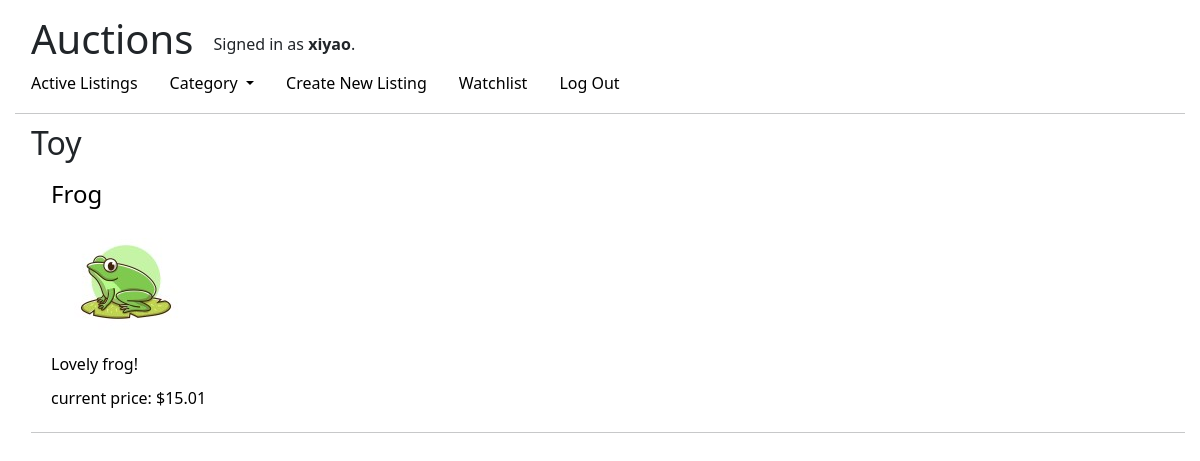
The page /category/Toy (signed in) on the database its author committed.
### auctions/models.py (models this page shows, shortened)
class User(AbstractUser):
    pass
    watchlist = models.ManyToManyField('AuctionListing', related_name="watchers", null=True, blank=True)

class Category(models.Model):
    name = models.CharField(max_length=64)

class AuctionListing(models.Model):
    owner = models.ForeignKey(User, on_delete=models.CASCADE, related_name="listings")
    title = models.CharField(max_length=64)
    description = models.CharField(max_length=500)
    image = models.ImageField(upload_to="auctions", null=True, blank=True)
    comments = models.ManyToManyField(Comment, related_name="listing", null=True, blank=True)
    starting_bid = models.DecimalField(decimal_places=2, max_digits=6)
    active = models.BooleanField(default=True)
    categories = models.ManyToManyField(Category, related_name="listings")

class Bid(models.Model):
    bid_maker = models.ForeignKey(User, on_delete=models.CASCADE, related_name="bids")
    listing = models.ForeignKey(AuctionListing, on_delete=models.CASCADE, related_name="bids")
    price = models.DecimalField(decimal_places=2, max_digits=7)

### auctions/views.py (the view)
# urls.py: path("category/<str:category_name>", views.category, name="category"),
def category(request, category_name):
    if not Category.objects.filter(name=category_name).exists():
        return HttpResponseRedirect(reverse_with_message("index", "The category does not exist"))
    category = Category.objects.get(name=category_name)
    listings = category.listings.all()
    new_listings = get_listing_set(listings)
    return render(request, "auctions/index.html", {
        "title": category_name,
        "listings": new_listings
    })

### auctions/helper.py (called while the page is built)
def get_listing_set(listings):
    new_listings = []
    for i in range(len(listings)):
        listing = listings[i]
        bid_num = listing.bids.count()
        if bid_num == 0:
            highest_bid = listing.starting_bid
        else:
            highest_bid = listing.bids.order_by("-price").first().price
        new_listings.append({
            "listing": listing,
            "highest_bid": highest_bid
        })
    return new_listings

### auctions/templates/auctions/index.html (shortened to what this page needs)
{% extends "auctions/layout.html" %}
{% block body %}
    <h2>{{ title }}</h2>
    {% for listing_set in listings %}
        <a href="{% url 'listing' id=listing_set.listing.id %}">
            <div>
            <h4>
                {{ listing_set.listing.title }}
            </h4>
            {% if listing_set.listing.image %}
                <img src="{{ listing_set.listing.image.url }}" alt="{{ listing_set.listing.title }}">
            {% endif %}
            <div>
                {{ listing_set.listing.description }}
            </div>
            <div>
                current price: ${{ listing_set.highest_bid }}
            </div>
            </div>
        </a>
        <hr>
    {% endfor %}
{% endblock %}

### auctions/templates/auctions/layout.html (shortened to what this page needs)
{% load static %}
<!DOCTYPE html>
<html lang="en">
    <head>
        <link href="{% static 'auctions/styles.css' %}" rel="stylesheet">
        <link rel="stylesheet" href="https://stackpath.bootstrapcdn.com/bootstrap/4.4.1/css/bootstrap.min.css">
        <link href="https://cdn.jsdelivr.net/npm/bootstrap@5.0.2/dist/css/bootstrap.min.css" rel="stylesheet">
    </head>
    <body>
        <div id="header">
            <h1>Auctions</h1>
            <div id="signin-info">
                {% if user.is_authenticated %}
                    Signed in as <strong>{{ user.username }}</strong>.
                {% else %}
                    Not signed in.
                {% endif %}
            </div>
        </div>
        <ul class="nav">
            <li class="nav-item">
                <a class="nav-link" href="{% url 'index' %}">Active Listings</a>
            </li>
            <li class="nav-item dropdown">
                <a class="nav-link dropdown-toggle" href="#" id="navbarDarkDropdownMenuLink" role="button" data-bs-toggle="dropdown" aria-expanded="false">
                  Category
                </a>
            </li>
            {% if user.is_authenticated %}
                <li class="nav-item">
                    <a class="nav-link" href="{% url 'create' %}">Create New Listing</a>
                </li>
                <li class="nav-item">
                    <a class="nav-link" href="{% url 'watchlist' %}">Watchlist</a>
                </li>
                <li class="nav-item">
                    <a class="nav-link" href="{% url 'logout' %}">Log Out</a>
                </li>
            {% endif %}
        </ul>
        <hr>
        <div id="content">
            {% block body %}
            {% endblock %}
        </div>
    </body>
</html>

### auctions/static/auctions/styles.css (style rules this page uses)
body { padding: 15px; }
body > div#content { padding-left: 1rem; }
body > hr { margin-top: 10px; margin-bottom: 10px; }
body > ul > li > a.nav-link { color: black; }
#header { padding-left: 1rem; padding-right: 1rem; }
#header > div { height:44px; line-height: 55px; display: inline-block; padding-left: 1rem; padding-right: 1rem; vertical-align:middle; }
#header > h1 { vertical-align: middle; display: inline; }
#content a { color: black; text-decoration: none; }
#content a h4 { padding-top: 5px; padding-left: 10px; }
#content a div { padding-left: 10px; padding-bottom: 5px; padding-top: 5px; }
#content a img { margin-left: 25px; margin-top: 5px; margin-bottom: 5px; max-width: 300px; max-height: auto; border-radius: 5px 5px; }
#content > hr { margin-top: 12px; margin-bottom: 12px; }

### rows shown on the page
User: username "xiyao"
Category: name "Toy"
AuctionListing: listing "Frog", listing.image (picture), listing.description "Lovely frog!", highest_bid "15.01"
